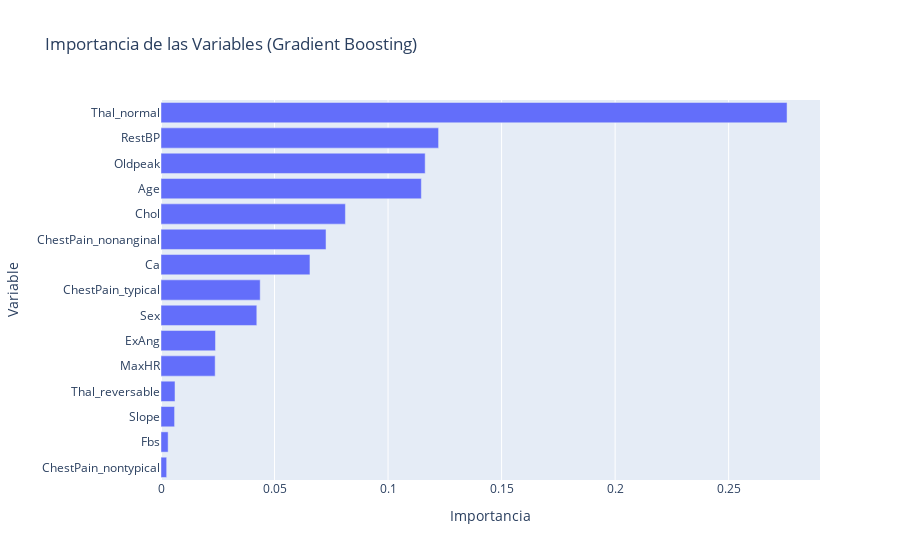

Notebook source saved alongside this figure:
### Markdown cell above
### 7 Importancia de las variables en boosting: Al igual que con RF, los modelos de GB tambien tienen el atributo feature_importance_. Extraer y visulizar la importanncia de las variables para el modelo gb_model.

### Code cell
## para el modelo gb_model extraigo el atributo feature_importance_ y lo visualizo
# Extraer la importancia de las variables
importances = gb_model.feature_importances_
feature_names = X_encoded.columns
# Crear un DataFrame para facilitar la visualización
importance_df = pd.DataFrame({'Feature': feature_names, 'Importance': importances})
importance_df = importance_df.sort_values(by='Importance', ascending=False)
# Visualizar con Plotly Express
fig = px.bar(
    importance_df.head(15), 
    x='Importance', 
    y='Feature', 
    orientation='h', 
    title='Importancia de las Variables (Gradient Boosting)',
    labels={'Feature': 'Variable', 'Importance': 'Importancia'}
)
fig.update_layout(yaxis={'categoryorder':'total ascending'})    
fig.show()

### Figure 1 — Plotly figure (JSON) as saved in the notebook; plotly's stock layout.template omitted (floating-point values rounded to 4 significant figures)
{"data": [{"hovertemplate": "Importancia=%{x}<br>Variable=%{y}<extra></extra>", "legendgroup": "", "marker": {"color": "#636efa", "pattern": {"shape": ""}}, "name": "", "orientation": "h", "showlegend": false, "textposition": "auto", "type": "bar", "x": [0.2757, 0.1222, 0.1163, 0.1147, 0.08121, 0.07268, 0.0656, 0.04368, 0.0422, 0.024, 0.02385, 0.006162, 0.005976, 0.003141, 0.002497], "xaxis": "x", "y": ["Thal_normal", "RestBP", "Oldpeak", "Age", "Chol", "ChestPain_nonanginal", "Ca", "ChestPain_typical", "Sex", "ExAng", "MaxHR", "Thal_reversable", "Slope", "Fbs", "ChestPain_nontypical"], "yaxis": "y"}], "layout": {"barmode": "relative", "legend": {"tracegroupgap": 0}, "title": {"text": "Importancia de las Variables (Gradient Boosting)"}, "xaxis": {"anchor": "y", "domain": [0, 1], "title": {"text": "Importancia"}}, "yaxis": {"anchor": "x", "categoryorder": "total ascending", "domain": [0, 1], "title": {"text": "Variable"}}}}
